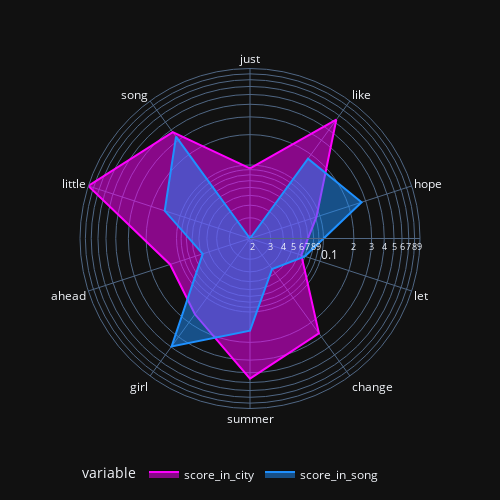

Source (notebook cell):
### Code cell
fig = px.line_polar(
    data_frame=MELTED,
    r='value',
    theta='best_words',
    color='variable',
    color_discrete_sequence=['magenta', 'dodgerblue'],
    line_close=True,
    template='plotly_dark',
    log_r=True,
    height=500,
    width=500,
)

fig.update_traces(fill='toself')
fig.update_layout(legend=dict(
    orientation="h",
    y=-0.2,
    yanchor="bottom",
))

fig.show()

### Figure 1 — Plotly figure (JSON) as saved in the notebook; plotly's stock layout.template omitted (floating-point values rounded to 4 significant figures)
{"data": [{"fill": "toself", "hovertemplate": "variable=score_in_city<br>value=%{r}<br>best_words=%{theta}<extra></extra>", "legendgroup": "score_in_city", "line": {"color": "magenta", "dash": "solid"}, "marker": {"symbol": "circle"}, "mode": "lines", "name": "score_in_city", "r": [0.09244, 0.5331, 0.09209, 0.06407, 0.2714, 0.4576, 0.1586, 0.127, 0.9043, 0.375, 0.09244], "showlegend": true, "subplot": "polar", "theta": ["just", "like", "hope", "let", "change", "summer", "girl", "ahead", "little", "song", "just"], "type": "scatterpolar"}, {"fill": "toself", "hovertemplate": "variable=score_in_song<br>value=%{r}<br>best_words=%{theta}<extra></extra>", "legendgroup": "score_in_song", "line": {"color": "dodgerblue", "dash": "solid"}, "marker": {"symbol": "circle"}, "mode": "lines", "name": "score_in_song", "r": [0.0187, 0.1776, 0.2719, 0.06979, 0.04413, 0.153, 0.392, 0.05814, 0.1447, 0.33, 0.0187], "showlegend": true, "subplot": "polar", "theta": ["just", "like", "hope", "let", "change", "summer", "girl", "ahead", "little", "song", "just"], "type": "scatterpolar"}], "layout": {"height": 500, "legend": {"orientation": "h", "title": {"text": "variable"}, "tracegroupgap": 0, "y": -0.2, "yanchor": "bottom"}, "margin": {"t": 60}, "polar": {"angularaxis": {"direction": "clockwise", "rotation": 90}, "domain": {"x": [0, 1], "y": [0, 1]}, "radialaxis": {"type": "log"}}, "width": 500}}
